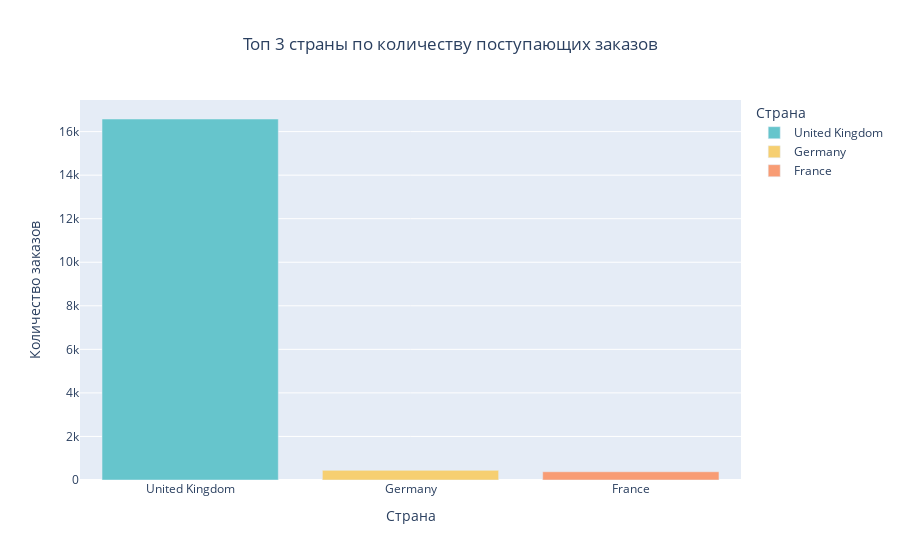

Write notebook code for a chart like this one.
### Markdown cell above
Мы посмотрели на распределение клиентов в разрезе стран.

Посмотрим визуализацию и выделим топ-3 страны по количеству поступающих заказов.

### Code cell
bar_plot('Country', 'InvoiceNo', 'Топ 3 страны по количеству поступающих заказов', 'Страна', 'Количество заказов', 3)

### Figure 1 — Plotly figure (JSON) as saved in the notebook; plotly's stock layout.template omitted (floating-point values rounded to 4 significant figures)
{"data": [{"alignmentgroup": "True", "hovertemplate": "Страна=%{x}<br>Количество заказов=%{y}<extra></extra>", "legendgroup": "United Kingdom", "marker": {"color": "rgb(102, 197, 204)", "pattern": {"shape": ""}}, "name": "United Kingdom", "offsetgroup": "United Kingdom", "orientation": "v", "showlegend": true, "textposition": "auto", "type": "bar", "x": ["United Kingdom"], "xaxis": "x", "y": [16579], "yaxis": "y"}, {"alignmentgroup": "True", "hovertemplate": "Страна=%{x}<br>Количество заказов=%{y}<extra></extra>", "legendgroup": "Germany", "marker": {"color": "rgb(246, 207, 113)", "pattern": {"shape": ""}}, "name": "Germany", "offsetgroup": "Germany", "orientation": "v", "showlegend": true, "textposition": "auto", "type": "bar", "x": ["Germany"], "xaxis": "x", "y": [443], "yaxis": "y"}, {"alignmentgroup": "True", "hovertemplate": "Страна=%{x}<br>Количество заказов=%{y}<extra></extra>", "legendgroup": "France", "marker": {"color": "rgb(248, 156, 116)", "pattern": {"shape": ""}}, "name": "France", "offsetgroup": "France", "orientation": "v", "showlegend": true, "textposition": "auto", "type": "bar", "x": ["France"], "xaxis": "x", "y": [379], "yaxis": "y"}], "layout": {"barmode": "relative", "legend": {"title": {"text": "Страна"}, "tracegroupgap": 0}, "title": {"text": "Топ 3 страны по количеству поступающих заказов", "x": 0.5}, "xaxis": {"anchor": "y", "categoryarray": ["United Kingdom", "Germany", "France"], "categoryorder": "array", "domain": [0, 1], "title": {"text": "Страна"}}, "yaxis": {"anchor": "x", "domain": [0, 1], "title": {"text": "Количество заказов"}}}}
